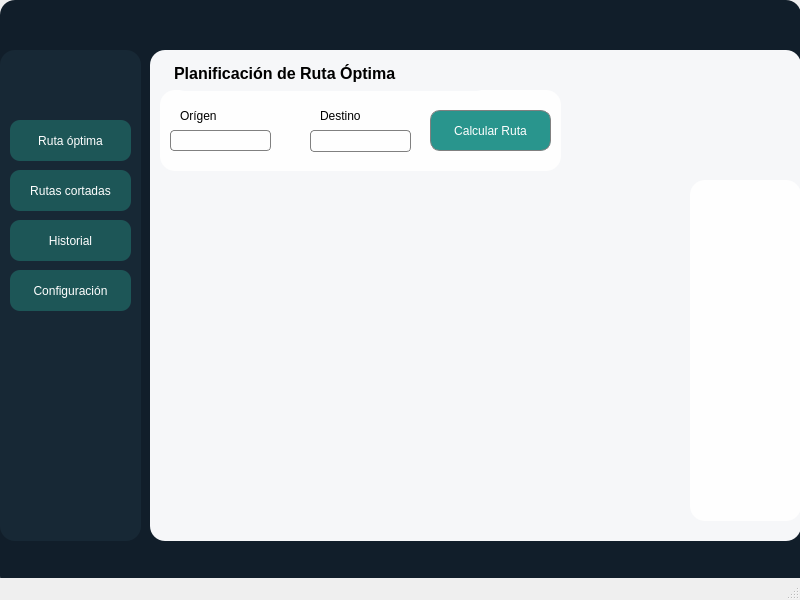
<?xml version="1.0" encoding="UTF-8"?>
<ui version="4.0">
 <class>MainWindow</class>
 <widget class="QMainWindow" name="MainWindow">
  <property name="geometry">
   <rect>
    <x>0</x>
    <y>0</y>
    <width>800</width>
    <height>600</height>
   </rect>
  </property>
  <property name="windowTitle">
   <string>MainWindow</string>
  </property>
  <widget class="QWidget" name="centralwidget">
   <widget class="QWidget" name="widget" native="true">
    <property name="geometry">
     <rect>
      <x>0</x>
      <y>0</y>
      <width>801</width>
      <height>591</height>
     </rect>
    </property>
    <property name="autoFillBackground">
     <bool>false</bool>
    </property>
    <property name="styleSheet">
     <string notr="true">background-color: #111E2A;
border-radius: 15px;</string>
    </property>
    <widget class="QListWidget" name="listWidget">
     <property name="geometry">
      <rect>
       <x>0</x>
       <y>50</y>
       <width>141</width>
       <height>491</height>
      </rect>
     </property>
     <property name="styleSheet">
      <string notr="true">background-color: #172835;</string>
     </property>
    </widget>
    <widget class="QPushButton" name="pushButton">
     <property name="geometry">
      <rect>
       <x>10</x>
       <y>120</y>
       <width>121</width>
       <height>41</height>
      </rect>
     </property>
     <property name="styleSheet">
      <string notr="true">background-color: #1D5657;
font: 900 9pt &quot;Segoe UI Black&quot;;
color: white;
border-radius: 10px;</string>
     </property>
     <property name="text">
      <string>Ruta óptima</string>
     </property>
    </widget>
    <widget class="QPushButton" name="pushButton_2">
     <property name="geometry">
      <rect>
       <x>10</x>
       <y>170</y>
       <width>121</width>
       <height>41</height>
      </rect>
     </property>
     <property name="styleSheet">
      <string notr="true">background-color: #1D5657;
font: 900 9pt &quot;Segoe UI Black&quot;;
color: white;
border-radius: 10px;</string>
     </property>
     <property name="text">
      <string>Rutas cortadas</string>
     </property>
    </widget>
    <widget class="QPushButton" name="pushButton_3">
     <property name="geometry">
      <rect>
       <x>10</x>
       <y>220</y>
       <width>121</width>
       <height>41</height>
      </rect>
     </property>
     <property name="styleSheet">
      <string notr="true">background-color: #1D5657;
font: 900 9pt &quot;Segoe UI Black&quot;;
color: white;
border-radius: 10px;</string>
     </property>
     <property name="text">
      <string>Historial</string>
     </property>
    </widget>
    <widget class="QPushButton" name="pushButton_4">
     <property name="geometry">
      <rect>
       <x>10</x>
       <y>270</y>
       <width>121</width>
       <height>41</height>
      </rect>
     </property>
     <property name="styleSheet">
      <string notr="true">background-color: #1D5657;
font: 900 9pt &quot;Segoe UI Black&quot;;
color: white;
border-radius: 10px;</string>
     </property>
     <property name="text">
      <string>Configuración</string>
     </property>
    </widget>
    <widget class="QWidget" name="widget_2" native="true">
     <property name="geometry">
      <rect>
       <x>150</x>
       <y>50</y>
       <width>651</width>
       <height>491</height>
      </rect>
     </property>
     <property name="styleSheet">
      <string notr="true">background-color: #F6F7F9;
border: rounded;</string>
     </property>
     <widget class="QWidget" name="widget_3" native="true">
      <property name="geometry">
       <rect>
        <x>10</x>
        <y>40</y>
        <width>401</width>
        <height>81</height>
       </rect>
      </property>
      <property name="styleSheet">
       <string notr="true">background-color: #FEFEFE;
font: 900 9pt &quot;Segoe UI Black&quot;;
color: black;
border-radius: 15px;</string>
      </property>
      <widget class="QToolButton" name="ButtonCiudadOrigen">
       <property name="geometry">
        <rect>
         <x>10</x>
         <y>40</y>
         <width>101</width>
         <height>21</height>
        </rect>
       </property>
       <property name="styleSheet">
        <string notr="true">background-color: #FEFEFE;
font: 900 9pt &quot;Segoe UI Black&quot;;
color: black;

border: 1px solid gray;
border-radius: 4px;
padding: 5px;</string>
       </property>
       <property name="text">
        <string/>
       </property>
       <property name="popupMode">
        <enum>QToolButton::ToolButtonPopupMode::InstantPopup</enum>
       </property>
      </widget>
      <widget class="QLabel" name="label">
       <property name="geometry">
        <rect>
         <x>20</x>
         <y>10</y>
         <width>81</width>
         <height>31</height>
        </rect>
       </property>
       <property name="styleSheet">
        <string notr="true">background-color: transparent;
font: 900 9pt &quot;Segoe UI Black&quot;;
color: black;

</string>
       </property>
       <property name="text">
        <string>Orígen</string>
       </property>
      </widget>
      <widget class="QLabel" name="label_2">
       <property name="geometry">
        <rect>
         <x>160</x>
         <y>10</y>
         <width>81</width>
         <height>31</height>
        </rect>
       </property>
       <property name="styleSheet">
        <string notr="true">background-color: transparent;
font: 900 9pt &quot;Segoe UI Black&quot;;
color: black;

</string>
       </property>
       <property name="text">
        <string>Destino</string>
       </property>
      </widget>
      <widget class="QPushButton" name="pushButton_5">
       <property name="geometry">
        <rect>
         <x>270</x>
         <y>20</y>
         <width>121</width>
         <height>41</height>
        </rect>
       </property>
       <property name="styleSheet">
        <string notr="true">background-color: #29958D;
font: 900 9pt &quot;Segoe UI Black&quot;;
color: white;

border: 1px solid gray;
border-radius: 10px;
padding: 5px;</string>
       </property>
       <property name="text">
        <string>Calcular Ruta</string>
       </property>
      </widget>
      <widget class="QToolButton" name="ButtonCiudadDestino">
       <property name="geometry">
        <rect>
         <x>150</x>
         <y>40</y>
         <width>101</width>
         <height>22</height>
        </rect>
       </property>
       <property name="styleSheet">
        <string notr="true">background-color: #FEFEFE;
font: 900 9pt &quot;Segoe UI Black&quot;;
color: black;

border: 1px solid gray;
border-radius: 4px;
padding: 5px;</string>
       </property>
       <property name="text">
        <string/>
       </property>
       <property name="popupMode">
        <enum>QToolButton::ToolButtonPopupMode::InstantPopup</enum>
       </property>
      </widget>
     </widget>
     <widget class="QTextEdit" name="textEdit">
      <property name="geometry">
       <rect>
        <x>20</x>
        <y>10</y>
        <width>321</width>
        <height>31</height>
       </rect>
      </property>
      <property name="html">
       <string>&lt;!DOCTYPE HTML PUBLIC &quot;-//W3C//DTD HTML 4.0//EN&quot; &quot;http://www.w3.org/TR/REC-html40/strict.dtd&quot;&gt;
&lt;html&gt;&lt;head&gt;&lt;meta name=&quot;qrichtext&quot; content=&quot;1&quot; /&gt;&lt;meta charset=&quot;utf-8&quot; /&gt;&lt;style type=&quot;text/css&quot;&gt;
p, li { white-space: pre-wrap; }
hr { height: 1px; border-width: 0; }
li.unchecked::marker { content: &quot;\2610&quot;; }
li.checked::marker { content: &quot;\2612&quot;; }
&lt;/style&gt;&lt;/head&gt;&lt;body style=&quot; font-family:'Segoe UI'; font-size:9pt; font-weight:400; font-style:normal;&quot;&gt;
&lt;p style=&quot; margin-top:0px; margin-bottom:0px; margin-left:0px; margin-right:0px; -qt-block-indent:0; text-indent:0px;&quot;&gt;&lt;span style=&quot; font-size:12pt; font-weight:700; color:#000000;&quot;&gt;Planificación de Ruta Óptima&lt;/span&gt;&lt;/p&gt;&lt;/body&gt;&lt;/html&gt;</string>
      </property>
     </widget>
     <widget class="QGraphicsView" name="graphicsViewMapa">
      <property name="geometry">
       <rect>
        <x>20</x>
        <y>130</y>
        <width>491</width>
        <height>341</height>
       </rect>
      </property>
     </widget>
     <widget class="QTextEdit" name="textEditResultado">
      <property name="geometry">
       <rect>
        <x>540</x>
        <y>130</y>
        <width>111</width>
        <height>341</height>
       </rect>
      </property>
      <property name="styleSheet">
       <string notr="true">background-color: #FEFEFE;
font: 900 9pt &quot;Segoe UI Black&quot;;
color: black;
border-radius: 15px;</string>
      </property>
      <property name="readOnly">
       <bool>true</bool>
      </property>
     </widget>
    </widget>
   </widget>
  </widget>
  <widget class="QMenuBar" name="menubar">
   <property name="geometry">
    <rect>
     <x>0</x>
     <y>0</y>
     <width>800</width>
     <height>22</height>
    </rect>
   </property>
  </widget>
  <widget class="QStatusBar" name="statusbar"/>
 </widget>
 <resources/>
 <connections/>
</ui>
